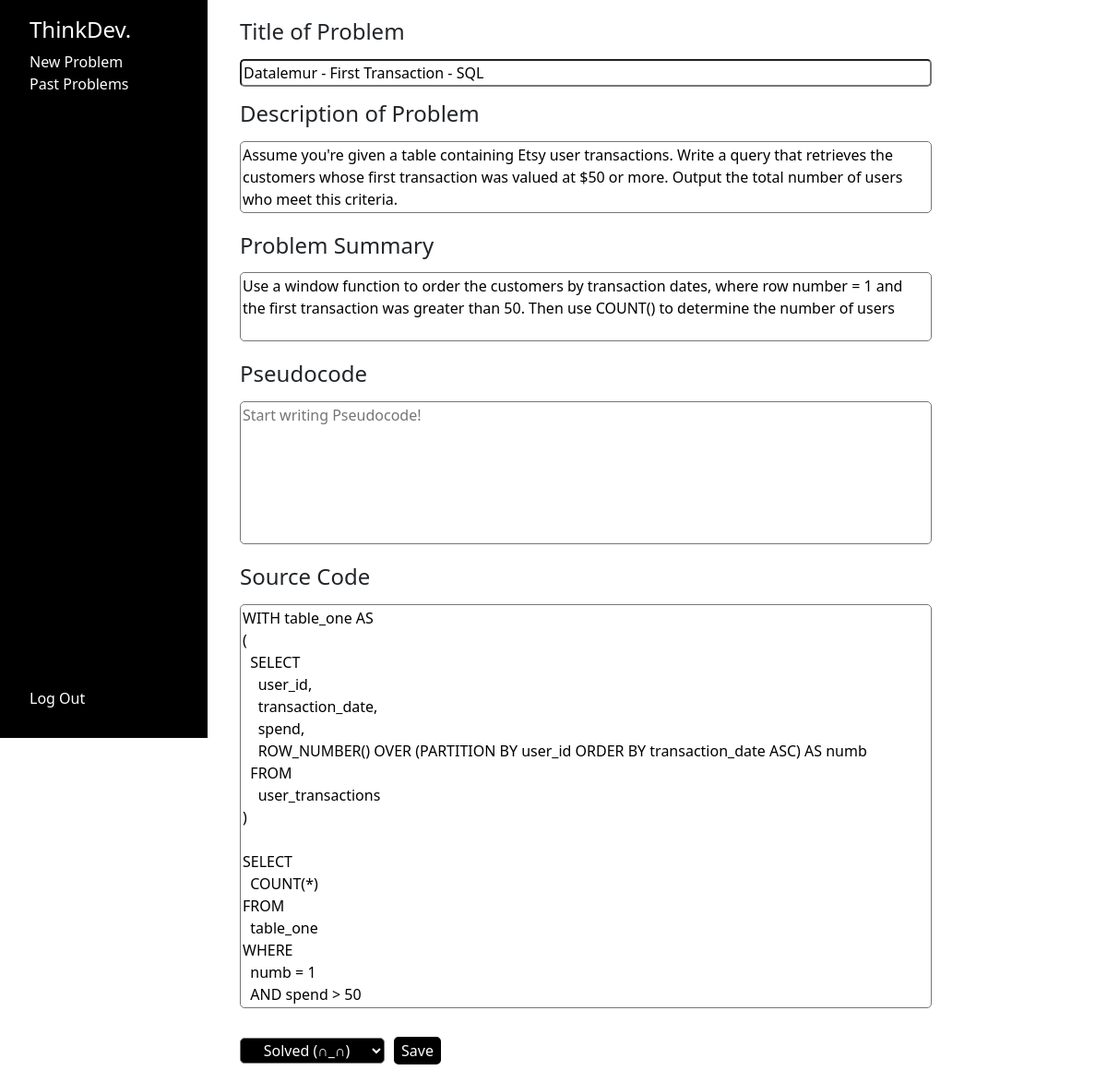
The page /problemlog/edit/83 (signed in) on the database its author committed.
### problemlog/models.py (models this page shows)
class Problems(models.Model):
    username = models.CharField(max_length=255)
    problem_title = models.CharField(max_length=10000)
    problem_description = models.CharField(max_length=10000)
    problem_summary = models.CharField(max_length=10000)
    pseudo_code = models.CharField(max_length=10000)
    source_code = models.CharField(max_length=10000)
    solved = models.CharField(max_length=50)
    submit_time = models.DateTimeField(auto_now_add=True)

### problemlog/views.py (the view, shortened to what this page needs)
# urls.py: path("problemlog/edit/<int:id_entry>", views.problem_log_edit, name="problem_log_edit"),
@login_required
def problem_log_edit(request, id_entry):
    if request.POST.get("delete_button"):
        entry = Problems.objects.get(id=id_entry, username=request.user.username)
        entry.delete()
        return HttpResponseRedirect(reverse("log"))
    entry = Problems.objects.get(id=id_entry, username=request.user.username)
    return render(request, "problem-log.html",{
        "entry": entry
    })

### problemlog/templates/problem-log.html (shortened to what this page needs)
{% extends "layout.html" %}
{% load static %}
{% block body %}
<form method="POST">
    <h4 style="margin-bottom: 15px;">Title of Problem</h4>
    <input style="width: 750px; margin-bottom: 15px; border-radius: 5px;" id="title_of_problem" name="title_of_problem"
        type="text" autofocus value="{{entry.problem_title}}">
    <h4 style="margin-bottom: 15px;">Description of Problem</h4>
    <textarea placeholder="Brief description of problem."
        style="field-sizing: content; resize: none; min-width: 750px; max-width: 750px; margin-bottom: 15px; border-radius: 5px;"
        id="problem_description" name="problem_description">{{entry.problem_description}}</textarea>
    <h4 style="margin-bottom: 15px;">Problem Summary</h4>
    <textarea placeholder="Step-by-step summary of problem."
        style="field-sizing: content; resize: none; min-width: 750px; max-width: 750px; margin-bottom: 15px; border-radius: 5px; min-height: 75px;"
        id="problem_summary" name="problem_summary">{{entry.problem_summary}}</textarea>
    <h4 style="margin-bottom: 15px;">Pseudocode</h4>
    <textarea placeholder="Start writing Pseudocode!"
        style="field-sizing: content; resize: none; min-width: 750px; max-width: 750px; margin-bottom: 15px; border-radius: 5px; min-height: 155px;"
        id="pseudocode" name="pseudocode">{{entry.pseudo_code}}</textarea>
    <h4 style="margin-bottom: 15px;">Source Code</h4>
    <textarea placeholder="Start writing source code!"
        style="field-sizing: content; resize: none; min-width: 750px; max-width: 750px; margin-bottom: 15px; border-radius: 5px; min-height: 155px;"
        id="sourcecode" name="sourcecode">{{entry.source_code}}</textarea>
    <div style="display: flex; justify-content: left; align-items: center; margin-top: 10px; margin-bottom: 2%;">
        <select
            style="margin-right: 10px; text-align: center; border-radius: 5px; height: 28px; background-color: black; color: white;"
            name="solved_dropdown">
            {% if entry.solved == "Solved (∩_∩)" %}
            <option selected value="Solved (∩_∩)">Solved (∩_∩)</option>
            {% else %}
            <option value="Solved (∩_∩)">Solved (∩_∩)</option>
            <option selected value="Unsolved (✿◡‿◡)">Unsolved (✿◡‿◡)</option>
            {% endif %}
        </select>
        <input style="border-radius: 5px; background-color: black; color: white; border: 2px solid black;"
            name="save_problem_button" type="submit" value="Save">
    </div>
</form>
{% endblock %}

### problemlog/static/styles.css (style rules this page uses)
.sidebar_pages { height: 100%; width: 100%; display: grid; grid-template-columns: 225px 1fr; }

### rows shown on the page
Problems: title_of_problem "Datalemur - First Transaction - SQL", problem_description "Assume you're given a table containing Etsy user transactions. Write a query that retrieves the customers whose first transaction was valued at $50 or more. Output the total number of users who meet this criteria.", problem_summary "Use a window function to order the customers by transaction dates, where row number = 1 and the first transaction was greater than 50. Then use COUNT() to determine the number of users", sourcecode "WITH table_one AS ( SELECT user_id, transaction_date, spend, ROW_NUMBER() OVER (PARTITION BY user_id ORDER BY transaction_date ASC) AS numb FROM user_transactions ) SELECT COUNT(*) FROM table_one WHERE numb = 1 AND spend > 50", solved_dropdown "Solved (∩_∩)"
